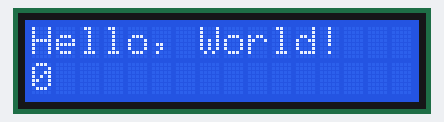
Bench run of a sketch on a simulated Arduino Mega 2560, built with avr-gcc and run on an emulated ATmega2560. On the bench: 16×2 character LCD.

Above: at 0.1 s.
At 4.1 s:
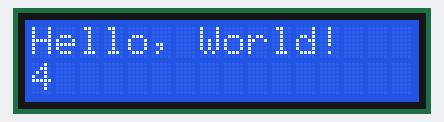
At 9.1 s:
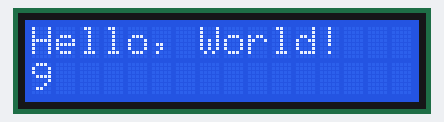
At 19.1 s:
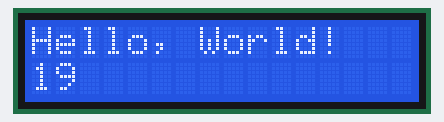
At 29.1 s:
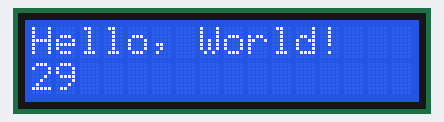
At 39.1 s:
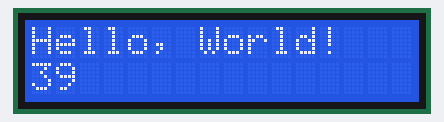

The sketch:

lcd.ino
```cpp
#include <LiquidCrystal.h>

LiquidCrystal lcd(15, 4, 23,22,21,19);

void setup() {
  lcd.begin(16, 2);
 lcd.setContrast(50);
  lcd.print("Hello, World!");
}

void loop() {
  // set the cursor to column 0, line 1
  // (note: line 1 is the second row, since counting begins with 0):
  lcd.setCursor(0, 1);
  lcd.print(millis() / 1000);
}
```

Measured:
- what the display in image 1 shows lasts 1.0 s, from 4.0 s to 5.0 s
